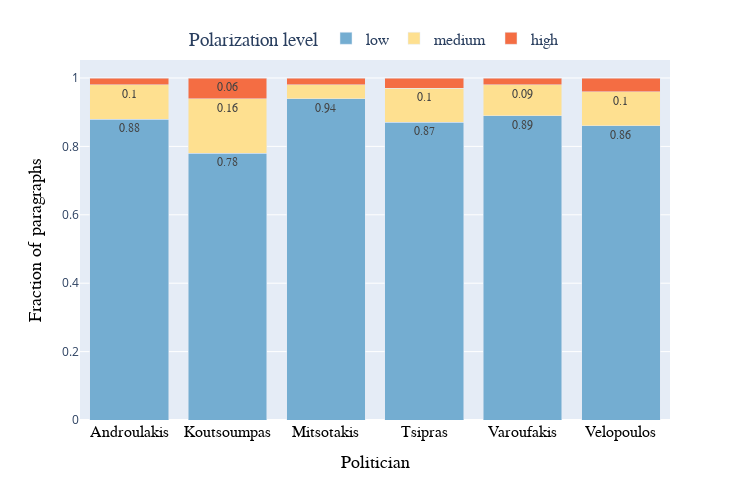

Here is the notebook cell this chart was saved with:
### Code cell
# prepare the data for the plot
df_grouped = data.groupby(['politician', 'polarization_human_category']).size().reset_index(name='count')
df_grouped['total_per_politician'] = df_grouped.groupby('politician')['count'].transform('sum')
df_grouped['proportion'] = df_grouped['count']/df_grouped['total_per_politician']
df_grouped = df_grouped.groupby('politician').apply(adjust_proportions)
df_grouped.drop(columns=['count', 'total_per_politician'], inplace=True)

# plot the stacked bars
color_map = {'low': '#74add1', 'medium': '#fee090', 'high': '#f46d43'}
fig = px.bar(df_grouped, x='politician', y='proportion', color='polarization_human_category',
             barmode='stack', color_discrete_map=color_map, text='proportion',
             labels={'proportion': 'Fraction of paragraphs', 'politician': 'Politician'},
             category_orders={'polarization_human_category': ['low', 'medium', 'high']}, text_auto=True)
fig.update_layout(uniformtext_minsize=12, uniformtext_mode='hide')
fig.update_traces(textposition='inside', textfont=dict(size=12, family='Arial'))

# adjust legend and figure size
fig.update_layout(
    width=750, height=500,
    legend_title_text='Polarization level',
    legend=dict(orientation="h", yanchor="bottom", y=1.01, xanchor="center", x=0.5, font=dict(size=16, family='Arial')))

# adjust axis
fig.update_xaxes(title_font=dict(size=18, family='Arial', color='black'),
    tickfont=dict(size=16, family='Arial', color='black'))
fig.update_yaxes(title_font=dict(size=18, family='Arial', color='black'))

fig.show()
fig.write_image("images/polarization.png", scale=2)

### Figure 1 — Plotly figure (JSON) as saved in the notebook; plotly's stock layout.template omitted (floating-point values rounded to 4 significant figures)
{"data": [{"alignmentgroup": "True", "hovertemplate": "polarization_human_category=low<br>Politician=%{x}<br>Fraction of paragraphs=%{text}<extra></extra>", "legendgroup": "low", "marker": {"color": "#74add1", "pattern": {"shape": ""}}, "name": "low", "offsetgroup": "low", "orientation": "v", "showlegend": true, "text": [0.88, 0.78, 0.94, 0.87, 0.89, 0.86], "textfont": {"family": "Arial", "size": 12}, "textposition": "inside", "texttemplate": "%{y}", "type": "bar", "x": ["Androulakis", "Koutsoumpas", "Mitsotakis", "Tsipras", "Varoufakis", "Velopoulos"], "xaxis": "x", "y": [0.88, 0.78, 0.94, 0.87, 0.89, 0.86], "yaxis": "y"}, {"alignmentgroup": "True", "hovertemplate": "polarization_human_category=medium<br>Politician=%{x}<br>Fraction of paragraphs=%{text}<extra></extra>", "legendgroup": "medium", "marker": {"color": "#fee090", "pattern": {"shape": ""}}, "name": "medium", "offsetgroup": "medium", "orientation": "v", "showlegend": true, "text": [0.1, 0.16, 0.04, 0.1, 0.09, 0.1], "textfont": {"family": "Arial", "size": 12}, "textposition": "inside", "texttemplate": "%{y}", "type": "bar", "x": ["Androulakis", "Koutsoumpas", "Mitsotakis", "Tsipras", "Varoufakis", "Velopoulos"], "xaxis": "x", "y": [0.1, 0.16, 0.04, 0.1, 0.09, 0.1], "yaxis": "y"}, {"alignmentgroup": "True", "hovertemplate": "polarization_human_category=high<br>Politician=%{x}<br>Fraction of paragraphs=%{text}<extra></extra>", "legendgroup": "high", "marker": {"color": "#f46d43", "pattern": {"shape": ""}}, "name": "high", "offsetgroup": "high", "orientation": "v", "showlegend": true, "text": [0.02, 0.06, 0.02, 0.03, 0.02, 0.04], "textfont": {"family": "Arial", "size": 12}, "textposition": "inside", "texttemplate": "%{y}", "type": "bar", "x": ["Androulakis", "Koutsoumpas", "Mitsotakis", "Tsipras", "Varoufakis", "Velopoulos"], "xaxis": "x", "y": [0.02, 0.06, 0.02, 0.03, 0.02, 0.04], "yaxis": "y"}], "layout": {"barmode": "stack", "height": 500, "legend": {"font": {"family": "Arial", "size": 16}, "orientation": "h", "title": {"text": "Polarization level"}, "tracegroupgap": 0, "x": 0.5, "xanchor": "center", "y": 1.01, "yanchor": "bottom"}, "margin": {"t": 60}, "uniformtext": {"minsize": 12, "mode": "hide"}, "width": 750, "xaxis": {"anchor": "y", "domain": [0, 1], "tickfont": {"color": "black", "family": "Arial", "size": 16}, "title": {"font": {"color": "black", "family": "Arial", "size": 18}, "text": "Politician"}}, "yaxis": {"anchor": "x", "domain": [0, 1], "title": {"font": {"color": "black", "family": "Arial", "size": 18}, "text": "Fraction of paragraphs"}}}}
